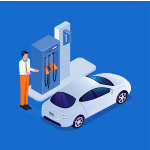
#> input picture images/cayxang.jpg, 150 x 150 px, found by its file name
$ python find_contourmax.py
#> lines starting #> are read from the running program, lines starting #| are printed output that depends on the picture; after the words box and inside, x2 and y2 are one past the last pixel; in counts of white or black regions, pixels touching at a corner belong together
import cv2
import numpy as np
font=cv2.FONT_HERSHEY_COMPLEX
img_0 = cv2.imread('images\\cayxang.jpg')
#> img_0 is the input picture: shape (150, 150, 3); mean B, G, R 200.4, 122.1, 58.1
img = cv2.resize(img_0,(320,240))
cv2.imshow('img binary', img )
img_gray = cv2.cvtColor(img, cv2.COLOR_BGR2GRAY)
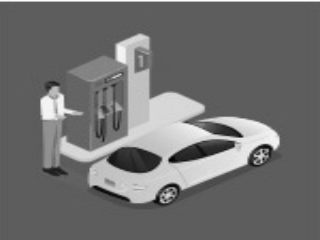
#> img_gray: shape (240, 320); min 3, max 255, mean 111.8
thresh, img1 = cv2.threshold(img_gray, 0 , 255, cv2.THRESH_OTSU)
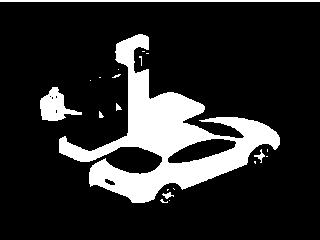
#> img1: shape (240, 320); 16.6% white; 21 white regions (14 under 20 px)
#> thresh = 149
cv2.imshow('img binary', img1 )

Icopy = img.copy()
# img1 = img.copy()
# img2 = img.copy()
img3 = img.copy()
img4 = img.copy()
img5 = img.copy()
contours,hiearchy=cv2.findContours(img1,cv2.RETR_TREE,cv2.CHAIN_APPROX_SIMPLE)
#> contours = 27 contours, 20 with area under 20; largest, box (x1, y1, x2, y2) and area: (59, 34, 280, 203) 11604, (167, 138, 237, 164) 971, (40, 87, 82, 121) 674, (0, 0, 320, 2) 319, (104, 178, 116, 186) 48, (254, 149, 265, 163) 30, (162, 192, 174, 199) 26; hiearchy = 27 rows, first 6: [1, -1, -1, -1], [2, 0, -1, -1], [3, 1, -1, -1], [4, 2, -1, -1], [5, 3, -1, -1], [6, 4, -1, -1]
if len(contours) !=0:
        cv2.drawContours(img,contours,-1,255,3)

    # tim contour lon nhat
        areas=[cv2.contourArea(c) for c in contours]
#> areas = 27 values, max 11604.5 at index 23, min 0 at index 0, mean 508.7
        max_idx=np.argmax(areas)
#> max_idx = 23
        min_idx=np.argmin(areas)
#> min_idx = 0
        cnt=contours[max_idx]
#> cnt = contour of 509 points, box (x1, y1, x2, y2) (59, 34, 280, 203), area 11604
        x,y,w,h=cv2.boundingRect(cnt)
#> x = 59; y = 34; w = 221; h = 169
        cv2.rectangle(img,(x,y),(x+w,y+h),(0,0,255),2)
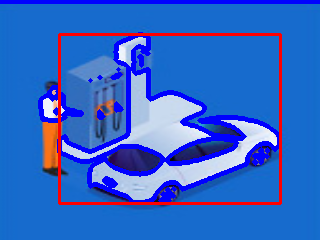
#> img: shape (240, 320, 3); mean B, G, R 200.3, 101.7, 50.4
        cv2.drawContours(img3,contours[max_idx],-1,(0,255,255),3)
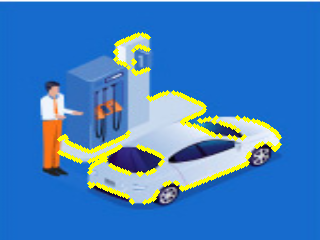
#> img3: shape (240, 320, 3); mean B, G, R 191.4, 125.8, 63.2
        cv2.drawContours(img4,contours[min_idx],-1,(0,255,255),3)
#> img4: shape (240, 320, 3); mean B, G, R 200.3, 122, 58
        #
        mask=np.zeros((img.shape[:2]),np.uint8)
        mask[y:y+h,x:x+w]=255
        masked_img=cv2.bitwise_and(img1,img1,mask=mask)
#> masked_img: shape (240, 320); 15.1% white; 20 white regions (14 under 20 px), largest, box (x1, y1, x2, y2) and area: (59, 34, 280, 203) 11164, (59, 93, 82, 120) 213, (254, 149, 265, 163) 49, (162, 192, 174, 199) 40, (116, 103, 122, 111) 27, (99, 111, 104, 118) 22
        cv2.imshow('max',masked_img)
        filter_img=cv2.blur(masked_img,(5,5))
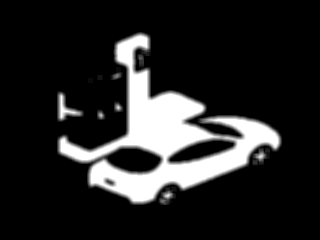
#> filter_img: shape (240, 320); min 0, max 255, mean 38.5
        cv2.imshow('max1',filter_img)
        thresh, filter_img2 = cv2.threshold(filter_img, 150 , 255, cv2.THRESH_OTSU)
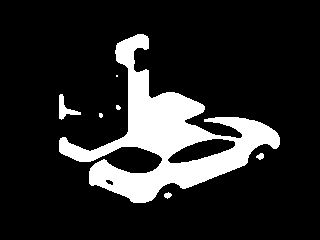
#> filter_img2: shape (240, 320); 15.2% white; 7 white regions (2 under 20 px), largest, box (x1, y1, x2, y2) and area: (59, 34, 280, 203) 11347, (59, 94, 81, 120) 212, (256, 153, 264, 160) 38, (164, 192, 172, 199) 36, (116, 105, 121, 110) 20
#> thresh = 112
        cv2.imshow('max2',filter_img2)
        filter_img3=cv2.blur(filter_img2,(5,5))
        cv2.imshow('max3',filter_img3)
        thresh, filter_img4 = cv2.threshold(filter_img3, 150 , 255, cv2.THRESH_OTSU)
#> filter_img4: shape (240, 320); 15.4% white; 6 white regions (2 under 20 px), largest, box (x1, y1, x2, y2) and area: (59, 34, 280, 203) 11533, (59, 94, 80, 119) 213, (257, 153, 264, 160) 33, (164, 193, 171, 198) 29
        cv2.imshow('max4',filter_img4)
        kernel=np.ones((5,5),np.uint8)
        erosion= cv2.dilate(filter_img4,kernel,iterations=1)
#> erosion: shape (240, 320); 19.7% white; 4 white regions, box (x1, y1, x2, y2) and area: (57, 32, 282, 205) 14573, (57, 92, 82, 121) 414, (114, 103, 122, 112) 65, (97, 112, 105, 119) 53
        masked_img_final=cv2.bitwise_and(img5,img5,mask=erosion)
        x=100
        y=100
        cv2.putText(masked_img_final,'text',(x,y),font,0.5,(255,0,0))
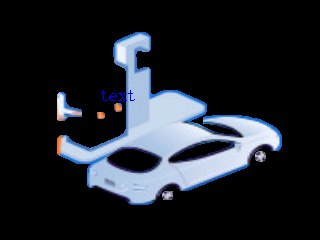
#> masked_img_final: shape (240, 320, 3); mean B, G, R 42.3, 35.8, 31.6
        cv2.imshow('max contour',masked_img_final)


cv2.waitKey()
cv2.destroyAllWindows()
